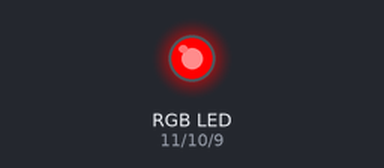
Bench run of a sketch on a simulated Arduino Uno, built with avr-gcc and run on an emulated ATmega328P. Parts: an RGB LED mixed from three pins (HIGH = lit). Dim RGB values are drawn brighter than linear; random numbers use the default seed unless the sketch sets one.

Above: at 0.1 s.
At 1.1 s:
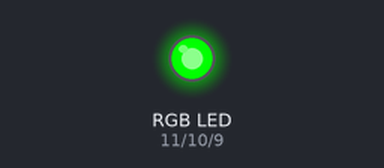
At 2.1 s:
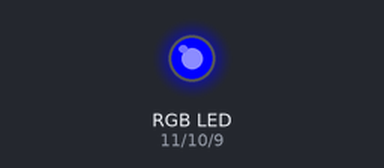
At 11.57 s:
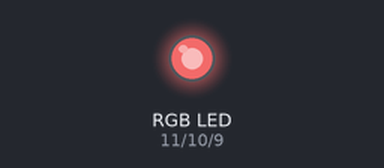
At 21.0 s:
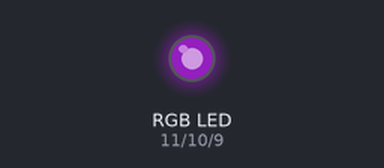
At 39.86 s:
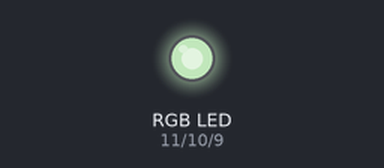
Timing chart, 0 to 40.0 s (numbered marks = the images above):
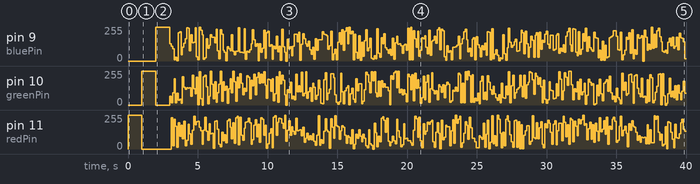

Measured:
- by itself, pin 10 (greenPin): 255/255 → 0/255 at 2.0 s, → 67/255 1.0 s later, → 16/255 0.10 s later, → 91/255 0.10 s later, … (368 changes in this stretch)
- by itself, pin 11 (redPin): 255/255 → 0/255 at 1.0 s, → 234/255 2.1 s later, → 24/255 0.10 s later, → 222/255 0.10 s later, … (368 changes in this stretch)

The sketch:

app.ino
```cpp
const int redPin = 11;
const int greenPin = 10;
const int bluePin = 9;

void setup(){
    randomSeed(analogRead(A0)); //analogRead는 0~1023까지 리턴해줌 digitalRead는 0~1만
                                //임의의 값을 설정함
    analogWrite(redPin,255);
    delay(1000);
    analogWrite(redPin,0);
    analogWrite(greenPin,255);
    delay(1000);
    analogWrite(greenPin,0);
    analogWrite(bluePin,255);
    delay(1000);
}

void loop(){
    analogWrite(redPin,random(256));
    analogWrite(greenPin,random(256));
    analogWrite(bluePin,random(256));
    delay(100);
}
```
